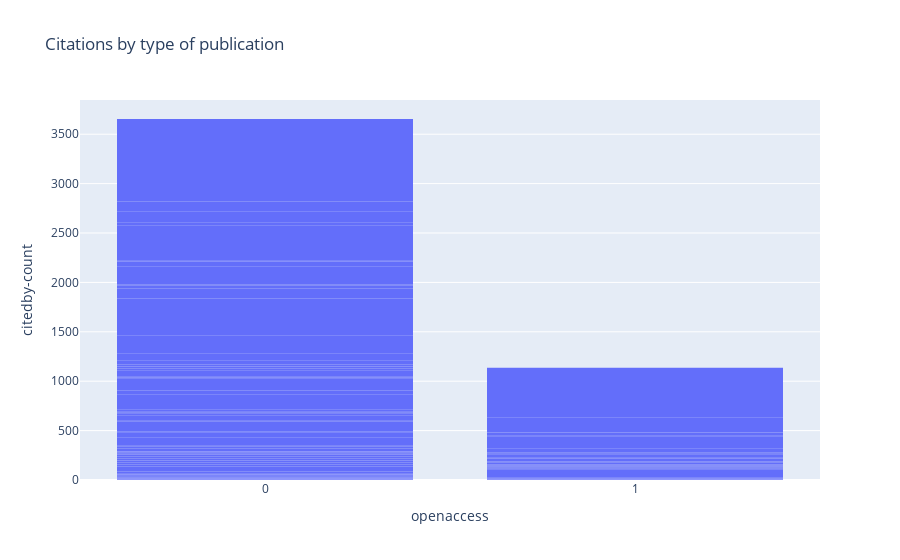

The cell this chart's notebook holds for it:
### Code cell
# Prepare the first graph; it could also be done in the app.layout command but it is easier but hopefully
# the code will be easier to understand

fig1 = px.bar(scopus_api_search_db, x="openaccess", y = 'citedby-count', 
                title="Citations by type of publication"
                )
                
fig1.update_layout(showlegend=False)
fig1.update_traces(marker_line_width=0)
fig1.update_xaxes(type='category')

### Figure 1 — Plotly figure (JSON) as saved in the notebook; plotly's stock layout.template omitted (floating-point values rounded to 4 significant figures; data arrays with more than 128 entries replaced by an {"elided": "..."} marker saying what was removed)
{"data": [{"alignmentgroup": "True", "hovertemplate": "openaccess=%{x}<br>citedby-count=%{y}<extra></extra>", "legendgroup": "", "marker": {"color": "#636efa", "line": {"width": 0}}, "name": "", "offsetgroup": "", "orientation": "v", "showlegend": false, "textposition": "auto", "type": "bar", "x": {"elided": "193 int values"}, "xaxis": "x", "y": {"elided": "193 int values"}, "yaxis": "y"}], "layout": {"barmode": "relative", "legend": {"tracegroupgap": 0}, "showlegend": false, "title": {"text": "Citations by type of publication"}, "xaxis": {"anchor": "y", "domain": [0, 1], "title": {"text": "openaccess"}, "type": "category"}, "yaxis": {"anchor": "x", "domain": [0, 1], "title": {"text": "citedby-count"}}}}
